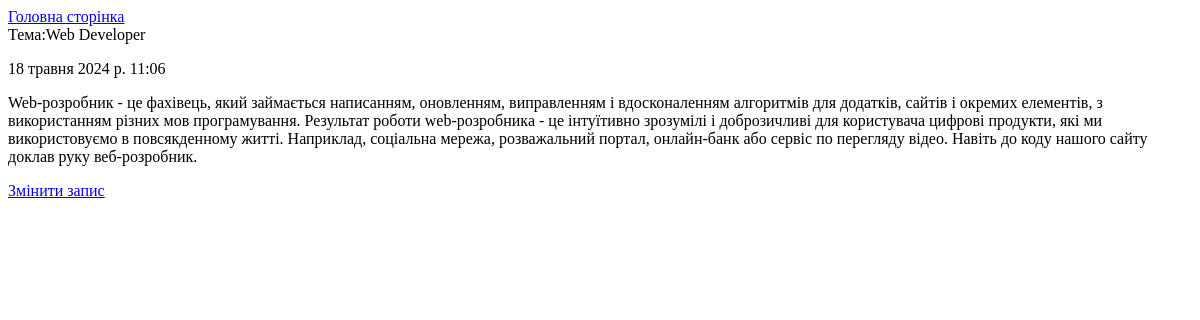
Before: /topics/1/ (signed in) with the older database file.
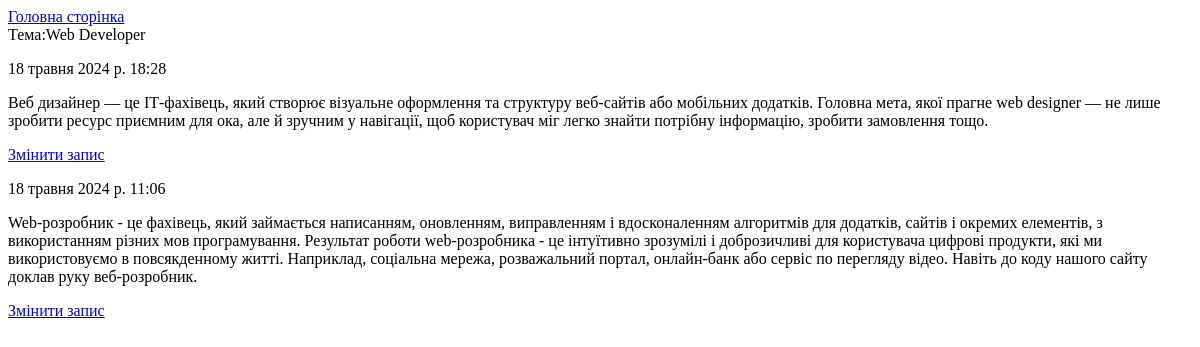
After: the same page with the newer database file.
### main/models.py (models this page shows, shortened)
class Topic(models.Model):
    text = models.CharField(max_length=200, verbose_name='Тема')
    date = models.DateTimeField(auto_now_add=True, verbose_name='Дата')
    owner = models.ForeignKey(User, on_delete=models.CASCADE)
    class Meta:
        verbose_name_plural = 'Теми'
    def __str__(self):
        return self.text

class Entry(models.Model):
    topic = models.ForeignKey(Topic, on_delete=models.CASCADE)
    text = models.TextField()
    date = models.DateTimeField(auto_now_add=True)
    class Meta:
        verbose_name_plural = 'Записи до тем'

### main/views.py (the view)
# urls.py: path('topics/<int:topic_id>/', views.topic, name='topic'),
@login_required
def topic(request, topic_id):
    topic = Topic.objects.get(id=topic_id)
    if topic.owner != request.user:
        raise Http404
    entries = topic.entry_set.order_by('-date')
    return render(request, 'main/topic_one.html', {'topic': topic, 'entries': entries})

### main/templates/main/topic_one.html
{% extends "main/base.html" %}
{% block content %}
<div>Тема:{{ topic }}</div>
    {% for entry in entries %}
            <p>{{ entry.date}}</p>
            <p>{{ entry.text}}</p>
            <a href="{% url 'main:edit_entry' entry.id %}">Змінити запис</a>
    {% empty %}
        На даний момент записів немає.
    {% endfor %}
{% endblock content %}

### main/templates/main/base.html (shortened to what this page needs)
<!DOCTYPE html>
{% load static %}
{% load bootstrap4 %}
<html lang="en">
<head>
</head>
<body>
    <div>
        <a href="{% url 'main:home' %}">Головна сторінка</a>
        {% block content %}
        {% endblock content %}
    </div>
</body>
</html>

Changed rows visible on the page:
added Entry: date "18 травня 2024 р. 18:28", text "Веб дизайнер — це ІТ-фахівець, який створює візуальне оформлення та структуру веб-сайтів або мобільних додатків. Головна мета, якої прагне web designer — не лише зробити ресурс приємним для ока, але й зручним у навігації, щоб користувач міг легко знайти потрібну інформацію, зробити замовлення тощо."
